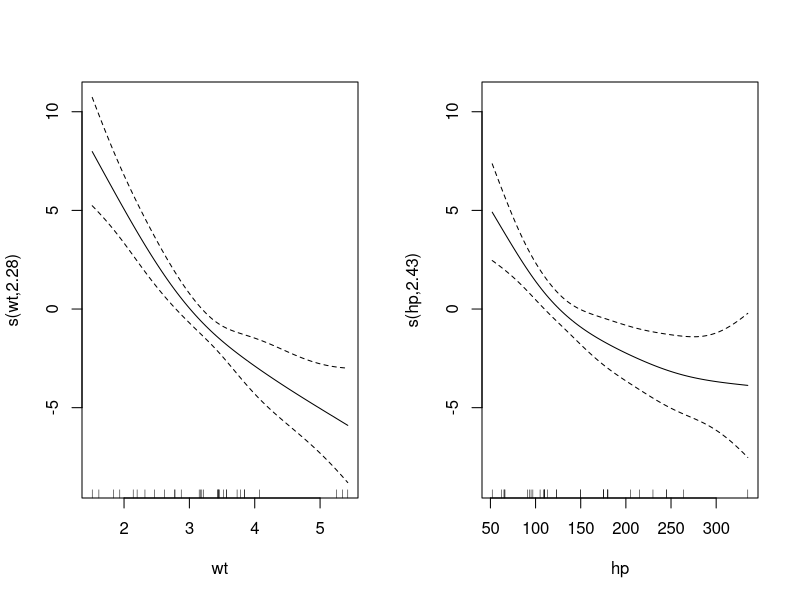
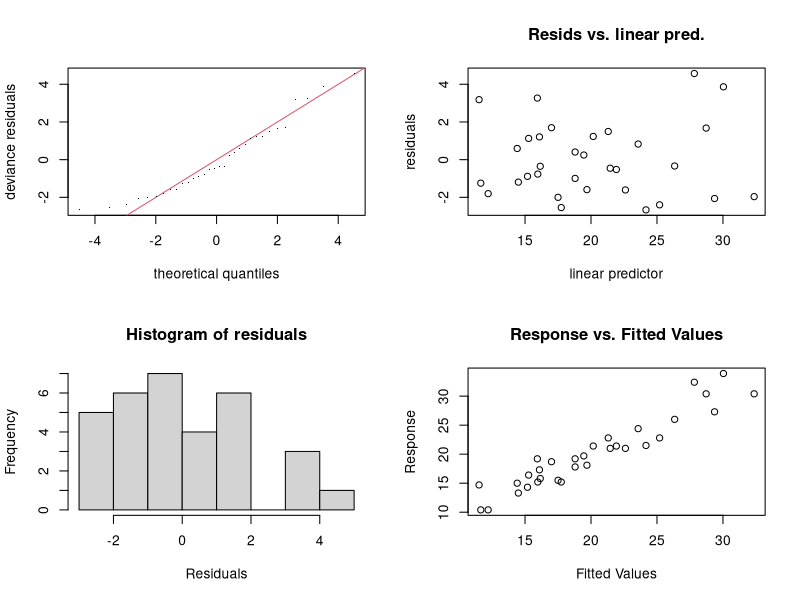
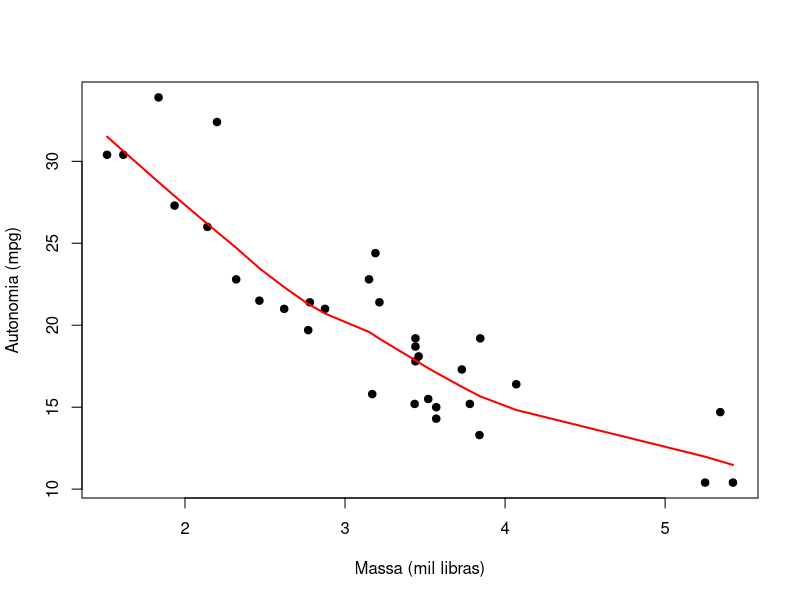

Generate these figures, in order, with R:
# Modelos aditivos generalizados (GAM) ----

# Ajuste e resultados ----
if (!requireNamespace("mgcv", quietly = TRUE)) install.packages("mgcv")
library(mgcv)
ajuste <- gam(mpg ~ s(wt, k = 5) + s(hp, k = 5),
              data = mtcars, method = "REML")
print(summary(ajuste))
par(mfrow = c(1, 2)); plot(ajuste, shade = TRUE)
par(mfrow = c(1, 1))
gam.check(ajuste)

# Visualização e diagnóstico ----
plot(mpg ~ wt, data = mtcars, pch = 19, xlab = "Massa (mil libras)", ylab = "Autonomia (mpg)")
lines(lowess(mtcars$wt, mtcars$mpg), col = "red", lwd = 2)
